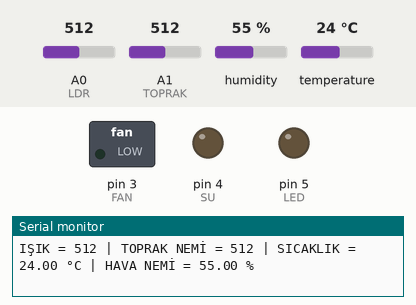
Bench run of a sketch on a simulated Arduino Uno, built with avr-gcc and run on an emulated ATmega328P. On the bench: switched loads named in the sketch (green lamp = pin HIGH), output pins drawn as LEDs (lit = HIGH), the last lines printed to the serial monitor. The test bench sets the inputs (shaded band); at power-on: temperature 24 °C, A0 (LDR) = 512, A1 (TOPRAK) = 512, humidity 55 %.

Above: at 2.3 s.
2.4 s: temperature set to 28 °C
4.5 s: temperature set to 31 °C
At 7.3 s:
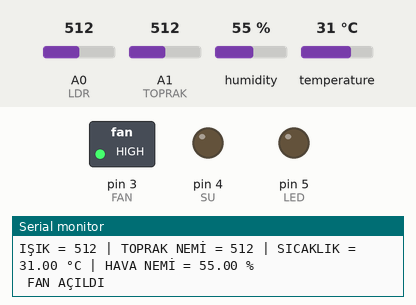
7.6 s: A0 (LDR) set to 681
9.7 s: A0 (LDR) set to 711
At 11.5 s:
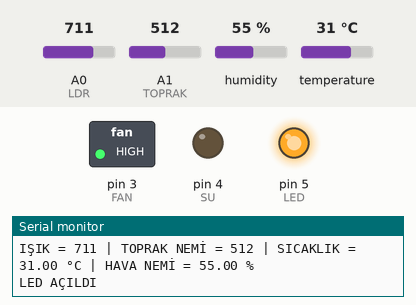
12.2 s: A1 (TOPRAK) set to 685
14.3 s: A1 (TOPRAK) set to 713
At 16.8 s:
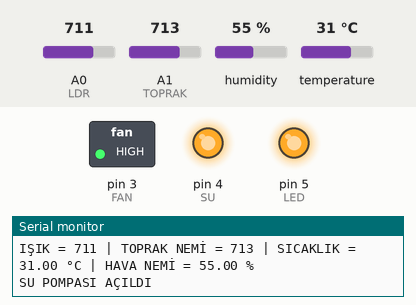
Timing chart, 0 to 17.8 s (numbered marks = the images above; inputs shaded):
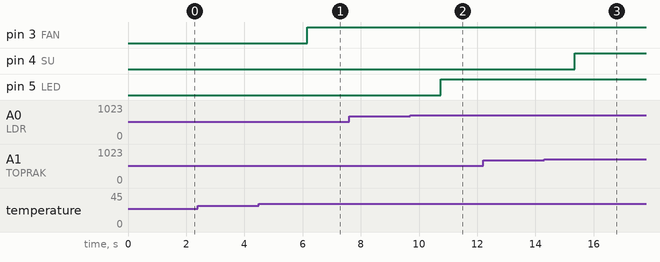

Measured:
- the behaviour switches between 29 and 30 °C on temperature (found by bisection; images 0 and 1)
- the behaviour switches between 699 and 700 on A0 (LDR) (found by bisection; images 1 and 2)
- the behaviour switches between 699 and 700 on A1 (TOPRAK) (found by bisection; images 2 and 3)
- after the input at 4.5 s, pin 3 (FAN): LOW → HIGH after 1.7 s
- after the input at 9.7 s, pin 5 (LED): LOW → HIGH after 1.0 s
- after the input at 14.3 s, pin 4 (SU): LOW → HIGH after 1.0 s

The sketch:

akilli_sera_ino.ino
```cpp
// AYKAN KARA - AKILLI SERA PROJESİ
// Bu proje, bir sera'daki ışık, toprak nemi, ortam sıcaklığı ve nemi ölçerek
// belirli değerlere göre röle ile çalışan cihazları kontrol etmektedir.

#include <DHT.h> // DHT11 sıcaklık ve nem sensörünün kütüphanesi

// Sensör pin tanımları
int LDR = A0;         // LDR sensörü analog A0 pinine bağlandı. Ortam ışığını ölçer.
int TOPRAK = A1;      // Toprak nem sensörü analog A1 pinine bağlandı. Topraktaki nemi ölçer.
int DHTPIN = 2;       // DHT11 sensörünün veri pini dijital D2 pinine bağlandı.

#define DHTTYPE DHT11 // Kullanılan sensör tipi DHT11 olarak tanımlanıyor
DHT dht(DHTPIN, DHTTYPE); // DHT sensörü için nesne oluşturuluyor

// Röle çıkış pin tanımları
int FAN = 3;          // Fan rölesi D3 pinine bağlandı. Ortam sıcaklığına göre çalışır. (şimdilik aktif değil)
int SU = 4;           // Su pompası rölesi D4 pinine bağlandı. Toprak nemine göre çalışır.
int LED = 5;          // LED rölesi D5 pinine bağlandı. Ortam ışık şiddetine göre çalışır.

// Cihazların açık/kapalı durumlarını takip eden değişkenler
bool ledDurumu = false;     // LED başta kapalı
bool suDurumu = false;      // Su pompası başta kapalı
bool fanDurumu = false;     // Fan başta kapalı (ileride kullanılacak)

void setup() {
  // Sensör pinlerini giriş olarak tanımladık
  pinMode(LDR, INPUT);
  pinMode(TOPRAK, INPUT);
  dht.begin(); // DHT11 sensörü başlatılıyor

  // Röle pinlerini çıkış olarak tanımladık
  pinMode(FAN, OUTPUT);
  pinMode(SU, OUTPUT);
  pinMode(LED, OUTPUT);

  // Başlangıçta tüm röleler kapalı
  digitalWrite(FAN, LOW);
  digitalWrite(SU, LOW);
  digitalWrite(LED, LOW);

  // Seri iletişimi başlat
  Serial.begin(9600);
  Serial.println("SERA ÇALIŞMAYA BAŞLADI.");
}

void loop() {
  // Sensörlerden gelen değerleri oku
  int ISIK = analogRead(LDR);                // Ortam ışığı (0–1023)
  int NEM = analogRead(TOPRAK);              // Toprak nem değeri (0–1023)
  float SICAKLIK = dht.readTemperature();    // Ortam sıcaklığı (°C)
  float HAVA_NEMI = dht.readHumidity();      // Ortam nem oranı (%)

  // Sensör değerlerini tek satırda göster
  Serial.print("IŞIK = ");
  Serial.print(ISIK);
  Serial.print(" | TOPRAK NEMİ = ");
  Serial.print(NEM);
  Serial.print(" | SICAKLIK = ");
  Serial.print(SICAKLIK);
  Serial.print(" °C | HAVA NEMİ = ");
  Serial.print(HAVA_NEMI);
  Serial.println(" %");

  // Ortam ışığına göre LED kontrolü
  // Eğer ışık seviyesi 700 veya üzerindeyse ortam karanlıktır ve LED açılır
  // 500 veya altındaysa ortam aydınlıktır ve LED kapanır
  // Durum sadece değişince röle tetiklenir
  if (ISIK >= 700 && !ledDurumu) {
    digitalWrite(LED, HIGH);     // LED açılır
    ledDurumu = true;
    Serial.println("LED AÇILDI");
  }
  else if (ISIK <= 500 && ledDurumu) {
    digitalWrite(LED, LOW);      // LED kapatılır
    ledDurumu = false;
    Serial.println("LED KAPANDI");
  }

  // Toprak nemine göre su pompası kontrolü
  // Eğer toprak çok kuruysa (nem > 700), pompa çalıştırılır
  // Toprak yeterince nemliyse (nem < 500), pompa durdurulur
  if (NEM >= 700 && !suDurumu) {
    digitalWrite(SU, HIGH);      // Pompa açılır
    suDurumu = true;
    Serial.println("SU POMPASI AÇILDI");
  }
  else if (NEM <= 500 && suDurumu) {
    digitalWrite(SU, LOW);       // Pompa kapatılır
    suDurumu = false;
    Serial.println("SU POMPASI KAPANDI");
  }

    // Ortam sıcaklığına göre fan kontrolü
   // Eğer sıcaklık 30°C veya üzerindeyse fan açılır
  // Sıcaklık 28°C veya altına düştüğünde fan kapatılır
 // Böylece ortam aşırı ısınmadan korunur ve enerji tasarrufu sağlanır
// Fan durumu sadece değiştiğinde güncellenir ve seri monitöre yazdırılır
if (SICAKLIK >= 30 && !fanDurumu){
  digitalWrite(FAN,HIGH); // Fan açılır
  fanDurumu = true;
  Serial.println(" FAN AÇILDI");
}
else if (SICAKLIK <= 28 && fanDurumu){
  digitalWrite(FAN,LOW); // Fan kapatılır
  fanDurumu = false;
  Serial.println(" FAN KAPANDI");
}
delay(1500); // Bekleme olarak 1 saniye girildi
}
```
